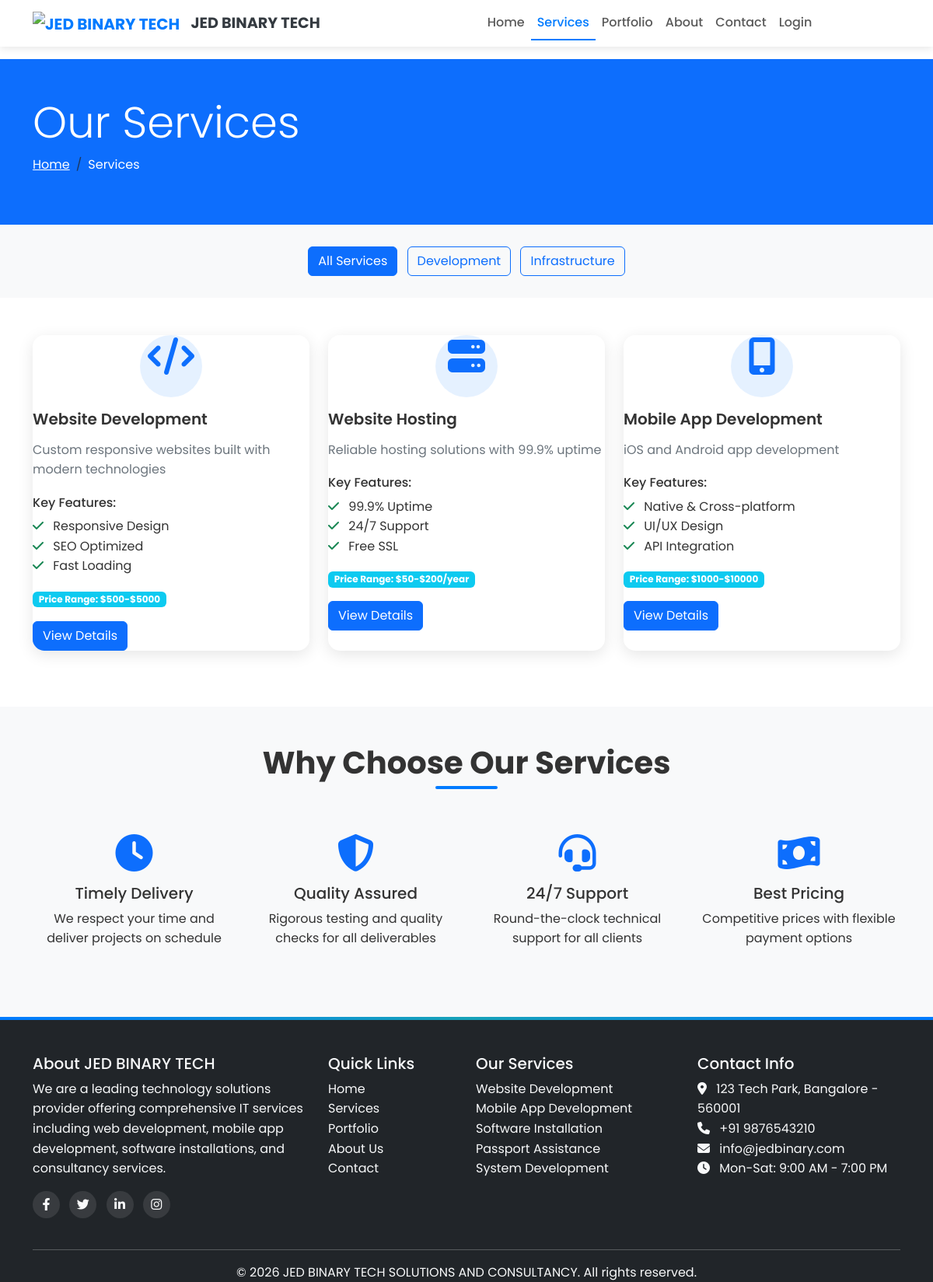
/services.php, run on the app's committed database.
### tables this page shows
CREATE TABLE services (
    service_id INT PRIMARY KEY AUTO_INCREMENT,
    service_name VARCHAR(100) NOT NULL,
    category VARCHAR(50),
    short_description VARCHAR(200),
    full_description TEXT,
    price_range VARCHAR(50),
    icon_class VARCHAR(50),
    image_url VARCHAR(255),
    features TEXT,
    is_featured BOOLEAN DEFAULT FALSE,
    is_active BOOLEAN DEFAULT TRUE,
    created_at TIMESTAMP DEFAULT CURRENT_TIMESTAMP
);

### includes/functions.php (called while the page is built, shortened)
<?php
function getServices($limit = null, $category = null) {
    global $conn;
    $sql = "SELECT * FROM services WHERE is_active = 1";
    $sql .= " ORDER BY is_featured DESC, created_at DESC";
    $result = mysqli_query($conn, $sql);
    $services = [];
    while ($row = mysqli_fetch_assoc($result)) {
        $row['features'] = json_decode($row['features'], true);
        $services[] = $row;
    }
    return $services;
}
?>

### services.php (the view, shortened to what this page needs)
<?php
require_once 'includes/config.php';
include 'includes/header.php';
$category = isset($_GET['category']) ? $_GET['category'] : null;
$services = getServices(null, $category);
$categories_sql = "SELECT DISTINCT category FROM services WHERE is_active = 1";
$categories_result = mysqli_query($conn, $categories_sql);
$categories = mysqli_fetch_all($categories_result, MYSQLI_ASSOC);
?>
<section class="page-header bg-primary text-white py-5">
    <div class="container">
        <h1 class="display-4">Our Services</h1>
        <nav aria-label="breadcrumb">
            <ol class="breadcrumb">
                <li class="breadcrumb-item"><a href="index.php" class="text-white">Home</a></li>
                <li class="breadcrumb-item active text-white" aria-current="page">Services</li>
            </ol>
        </nav>
    </div>
</section>
<section class="services-filter py-4 bg-light">
    <div class="container">
        <div class="row">
            <div class="col-md-8 mx-auto">
                <div class="filter-buttons text-center">
                    <a href="services.php" class="btn <?php echo !$category ? 'btn-primary' : 'btn-outline-primary'; ?> m-1">All Services</a>
                    <?php foreach ($categories as $cat): ?>
                    <a href="services.php?category=<?php echo urlencode($cat['category']); ?>"
                       class="btn <?php echo $category == $cat['category'] ? 'btn-primary' : 'btn-outline-primary'; ?> m-1">
                        <?php echo $cat['category']; ?>
                    </a>
                    <?php endforeach; ?>
                </div>
            </div>
        </div>
    </div>
</section>
<section class="services-list py-5">
    <div class="container">
        <div class="row">
            <?php if (empty($services)): ?>
                <div class="col-12 text-center">
                    <p class="lead">No services found in this category.</p>
                </div>
            <?php else: ?>
                <?php foreach ($services as $index => $service): ?>
                <div class="col-lg-4 col-md-6 mb-4" data-aos="fade-up" data-aos-delay="<?php echo $index * 100; ?>">
                    <div class="service-card h-100">
                        <div class="card-body">
                            <div class="service-icon mb-3">
                                <i class="fas <?php echo $service['icon_class']; ?> fa-3x text-primary"></i>
                            </div>
                            <h4 class="card-title"><?php echo $service['service_name']; ?></h4>
                            <p class="card-text"><?php echo $service['short_description']; ?></p>
                            <?php if ($service['features']): ?>
                            <div class="service-features mb-3">
                                <h6>Key Features:</h6>
                                <ul class="list-unstyled">
                                    <?php foreach (array_slice($service['features'], 0, 3) as $feature): ?>
                                    <li><i class="fas fa-check text-success me-2"></i> <?php echo $feature; ?></li>
                                    <?php endforeach; ?>
                                </ul>
                            </div>
                            <?php endif; ?>
                            <div class="service-price mb-3">
                                <span class="badge bg-info">Price Range: <?php echo $service['price_range']; ?></span>
                            </div>
                            <a href="service-details.php?id=<?php echo $service['service_id']; ?>" class="btn btn-primary">View Details</a>
                        </div>
                    </div>
                </div>
                <?php endforeach; ?>
            <?php endif; ?>
        </div>
    </div>
</section>
<section class="why-choose-us py-5 bg-light">
    <div class="container">
        <div class="text-center mb-5">
            <h2 class="section-title">Why Choose Our Services</h2>
        </div>
        <div class="row">
            <div class="col-md-3 mb-4 text-center" data-aos="fade-up">
                <div class="feature-box">
                    <i class="fas fa-clock fa-3x text-primary mb-3"></i>
                    <h5>Timely Delivery</h5>
                    <p>We respect your time and deliver projects on schedule</p>
                </div>
            </div>
            <div class="col-md-3 mb-4 text-center" data-aos="fade-up" data-aos-delay="100">
                <div class="feature-box">
                    <i class="fas fa-shield-alt fa-3x text-primary mb-3"></i>
                    <h5>Quality Assured</h5>
                    <p>Rigorous testing and quality checks for all deliverables</p>
                </div>
            </div>
            <div class="col-md-3 mb-4 text-center" data-aos="fade-up" data-aos-delay="200">
                <div class="feature-box">
                    <i class="fas fa-headset fa-3x text-primary mb-3"></i>
                    <h5>24/7 Support</h5>
                    <p>Round-the-clock technical support for all clients</p>
                </div>
            </div>
            <div class="col-md-3 mb-4 text-center" data-aos="fade-up" data-aos-delay="300">
                <div class="feature-box">
                    <i class="fas fa-money-bill-wave fa-3x text-primary mb-3"></i>
                    <h5>Best Pricing</h5>
                    <p>Competitive prices with flexible payment options</p>
                </div>
            </div>
        </div>
    </div>
</section>
<?php include 'includes/footer.php'; ?>

### data on the page
services: service_name "Website Development", short_description "Custom responsive websites built with modern technologies", feature "Responsive Design", feature "SEO Optimized", feature "Fast Loading", price_range "$500-$5000"
services: service_name "Website Hosting", short_description "Reliable hosting solutions with 99.9% uptime", feature "99.9% Uptime", feature "24/7 Support", feature "Free SSL", price_range "$50-$200/year"
services: service_name "Mobile App Development", short_description "iOS and Android app development", feature "Native & Cross-platform", feature "UI/UX Design", feature "API Integration", price_range "$1000-$10000"

### other printed values
$cat['category'] "Development"
$cat['category'] "Infrastructure"
